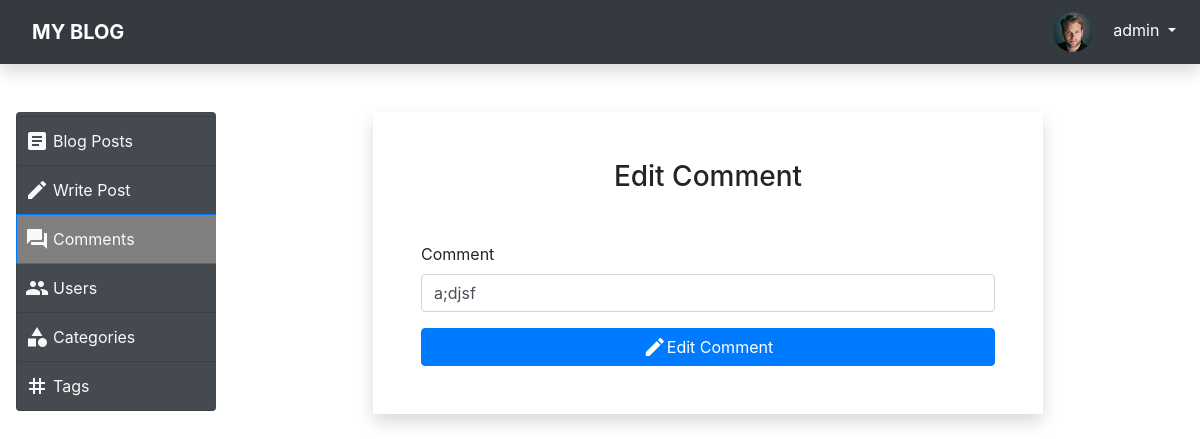
The app's page /site/admin/comment-edit.php?id=12 (signed in) with its own data.
### tables this page shows
CREATE TABLE `users` (
  `id` int(11) NOT NULL AUTO_INCREMENT,
  `name` varchar(200) NOT NULL,
  `email` varchar(100) NOT NULL,
  `password` varchar(100) NOT NULL,
  `profile_pic_path` varchar(100) DEFAULT NULL,
  `is_admin` tinyint(1) NOT NULL DEFAULT '0',
  PRIMARY KEY (`id`),
  UNIQUE KEY `user_email` (`email`)
);

CREATE TABLE `comments` (
  `id` int(11) NOT NULL AUTO_INCREMENT,
  `comment_text` varchar(200) NOT NULL,
  `blog_id` int(11) NOT NULL,
  `user_id` int(11) DEFAULT NULL,
  PRIMARY KEY (`id`),
  KEY `fk_to_bloggg_id` (`blog_id`),
  KEY `user_id` (`user_id`),
  CONSTRAINT `fk_to_bloggg_id` FOREIGN KEY (`blog_id`) REFERENCES `blogs` (`id`) ON DELETE CASCADE ON UPDATE CASCADE,
  CONSTRAINT `fk_to_user_id` FOREIGN KEY (`user_id`) REFERENCES `users` (`id`) ON DELETE SET NULL ON UPDATE CASCADE
);

### site/src/DB.php (called while the page is built, shortened)
<?php
class DB
{
    private static $conn;
    public static function conn(): mysqli
    {
        if (!isset(self::$conn))
            self::$conn = new mysqli('localhost', 'id16518670_root', '9<!gVi{3m{/otZD=', 'id16518670_new_blog_db');
        return self::$conn;
    }
    public static function getUserById($id): ?User
    {
        $userRes = self::conn()->query("SELECT * from users where id = $id")->fetch_assoc();
        return new User($userRes['id'], $userRes['name'], $userRes['email'], $userRes['password'], $userRes['profile_pic_path'], $userRes['is_admin']);
    }
}

### site/src/models/User.php (called while the page is built, shortened)
<?php
class User
{
    public function __construct($id, $name, $email, $password, $profile_pic_path, $isAdmin = false)
    {
        $this->name = $name;
        $this->profile_pic_path = $profile_pic_path;
        $this->isAdmin = $isAdmin;
    }
}

### site/admin/comment-edit.php (the view, shortened to what this page needs)
<?php
$user = DB::getUserById($_SESSION['user_id']);
$selectedComment = null;
if (isset($_GET['id'])) {
    $selectedCommentID = $_GET['id'];
    $selectedComment = DB::conn()->query("SELECT * FROM comments where id = $selectedCommentID;");
    if ($selectedComment) {
        $selectedComment = $selectedComment->fetch_assoc();
    } else {
        $_SESSION['msgg'] = 'no_id';
        header("Location: comments.php");
        exit();
    }
} else {
    $_SESSION['msgg'] = 'no_id';
    header("Location: comments.php");
    exit();
}
?>
<!doctype html>
<html lang="en">
<head>
    <link rel="stylesheet" href="https://stackpath.bootstrapcdn.com/font-awesome/4.7.0/css/font-awesome.min.css"
>
    <link rel="stylesheet" href="../css/bootstrap.css">
    <link rel="stylesheet" href="style.css">
</head>
<body>
<nav class="py-1 navbar navbar-expand-sm bg-dark navbar-dark shadow" style="z-index: 1000000;">
    <div class="navbar-brand mr-auto">
        <a href="../index.php" class="nav-link text-uppercase brand-font text-white font-weight-bolder">My Blog</a>
    </div>
    <div class="collapse navbar-collapse" id="navContent">
        <div class="w-100 navbar-nav d-flex justify-content-sm-end align-items-end">
            <div class="dropdown">
                <a class="dropdown-toggle nav-link text-white text-right active" type="button"
                   id="dropdownMenuButton"
                   data-toggle="dropdown" aria-haspopup="true" aria-expanded="false">
                    <img style="height: 40px;" class="p-0 w-auto rounded-circle mr-3"
                         src="<?php echo $user->profile_pic_path ?>" alt="profile picture">
                    <?php echo $user->name ?>
                </a>
            </div>
        </div>
    </div>
</nav>
<div class="container-fluid">
    <div class="row mt-5 position-relative">
        <div class="col-3 col-md-2 p-0 m-0 pt-1 h-100 ml-md-3 rounded"
             style="background-color: #444a50; position: sticky; top: 1px;">
            <ul class="list-group p-0">
                <li class="px-2 list-group-item border-right-0 ">
                    <a href="index.php" class="text-light d-flex align-bottom">
                        <span class="material-icons mr-1">article</span>
                        <span class="d-none d-sm-inline">Blog Posts</span>
                    </a>
                </li>
                <li class="px-2 list-group-item border-right-0 ">
                    <a href="post-create.php" class="text-light d-flex align-bottom">
                        <span class="material-icons mr-1">edit</span>
                        <span class="d-none d-sm-inline">Write Post</span>
                    </a>
                </li>
                <li class="px-2 list-group-item border-right-0 active">
                    <a href="comments.php" class="text-light d-flex align-bottom">
                        <span class="material-icons mr-1">forum</span>
                        <span class="d-none d-sm-inline">Comments</span>
                    </a>
                </li>
                <?php if ($user->isAdmin) { ?>
                    <li class="px-2 list-group-item border-right-0">
                        <a href="users.php" class="text-light d-flex align-bottom">
                            <span class="material-icons mr-1">people</span>
                            <span class="d-none d-sm-inline">Users</span>
                        </a>
                    </li>
                    <li class="px-2 list-group-item border-right-0">
                        <a href="categories.php" class="text-light d-flex align-bottom">
                            <span class="material-icons mr-1">category</span>
                            <span class="d-none d-sm-inline">Categories</span>
                        </a>
                    </li>
                    <li class="px-2 list-group-item border-right-0">
                        <a href="tags.php" class="text-light d-flex align-bottom">
                            <span class="material-icons mr-1">tag</span>
                            <span class="d-none d-sm-inline">Tags</span>
                        </a>
                    </li>
                <?php } ?>
            </ul>
        </div>
        <div class="col-9 col-md-7 mx-auto">
            <div class="mx-auto shadow p-5">
                <h3 class="h3 text-center">Edit Comment</h3>
                <form action="comment-edit.php<?php echo($selectedComment != null ? '?id=' . $selectedComment['id'] : '') ?>"
                      method="post"
                      class="mt-md-5">
                    <div class="form-group">
                        <label for="comment-name">Comment</label>
                        <input name="comment-name" type="text" class="form-control" id="comment-name"
                               value="<?php echo $selectedComment['comment_text']; ?>" required>
                    </div>
                    <button type="submit" class="w-100 btn btn-primary d-flex align-items-center justify-content-center"
                            name="submit">
                        <span class="material-icons">edit</span>
                        Edit Comment
                    </button>
                </form>
            </div>
        </div>
    </div>
</div>
</body>
</html>

### site/admin/style.css (style rules this page uses)
li.list-group-item { background-color: transparent; }
li.list-group-item.active { background-color: gray; }

### records on screen
users: profile_pic_path (picture), name "admin"
comments: comment-name "a;djsf"
